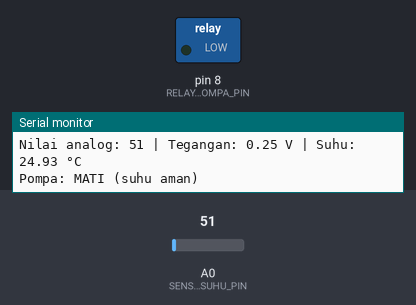
Bench run of a sketch on a simulated Arduino Uno, built with avr-gcc and run on an emulated ATmega328P. Parts: switched loads named in the sketch (green lamp = pin HIGH), the last lines printed to the serial monitor. The inputs (shaded band) are chosen by the test bench; at power-on: A0 (SENSOR_SUHU_PIN) = 51.

Above: at 1.8 s.
1.9 s: A0 (SENSOR_SUHU_PIN) set to 69
At 2.3 s:
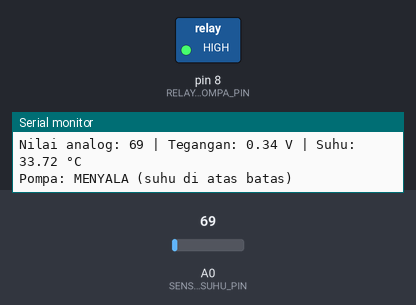
3.5 s: A0 (SENSOR_SUHU_PIN) set to 61
At 5.3 s:
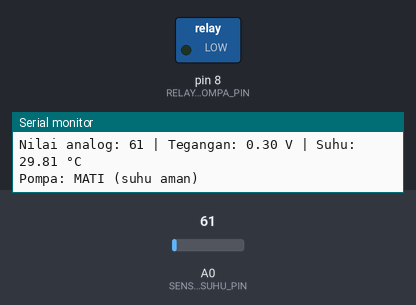
5.6 s: A0 (SENSOR_SUHU_PIN) set to 71
At 7.4 s:
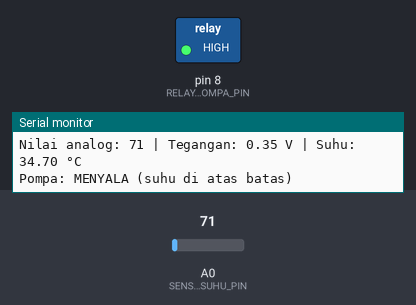
Timing chart, 0 to 8.9 s (numbered marks = the images above; inputs shaded):
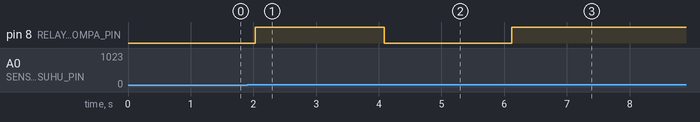

Measured:
- the behaviour switches between 61 and 62 on A0 (SENSOR_SUHU_PIN) (found by bisection; images 0 and 1)
- after the input at 1.9 s, pin 8 (RELAY_POMPA_PIN): LOW → HIGH after 0.13 s
- after the input at 3.5 s, pin 8 (RELAY_POMPA_PIN): HIGH → LOW after 0.59 s
- after the input at 5.6 s, pin 8 (RELAY_POMPA_PIN): LOW → HIGH after 0.52 s

The sketch:

penyiraman_otomatis_suhu.ino
```cpp
// Program Arduino: Penyiraman Otomatis berdasarkan Suhu
// Sensor suhu (misalnya LM35) pada pin A0
// Relay/pompa air pada pin D8

const int SENSOR_SUHU_PIN = A0;    // Pin analog untuk sensor suhu
const int RELAY_POMPA_PIN = 8;     // Pin digital untuk mengontrol relay/pompa

// Atur batas suhu dalam derajat Celcius
const float BATAS_SUHU = 30.0;     // Jika suhu di atas 30°C, pompa menyala

void setup() {
  Serial.begin(9600);

  pinMode(SENSOR_SUHU_PIN, INPUT);
  pinMode(RELAY_POMPA_PIN, OUTPUT);

  // Pastikan pompa mati di awal
  digitalWrite(RELAY_POMPA_PIN, LOW);
}

void loop() {
  // Membaca nilai analog dari sensor
  int nilaiAnalog = analogRead(SENSOR_SUHU_PIN);

  // Konversi ke tegangan (asumsi referensi 5V dan 10-bit ADC)
  float tegangan = nilaiAnalog * (5.0 / 1023.0);

  // Konversi tegangan ke suhu (untuk LM35: 10 mV per °C, atau 0.01 V per °C)
  float suhu = tegangan / 0.01;   // Contoh: 0.30 V ≈ 30°C

  Serial.print("Nilai analog: ");
  Serial.print(nilaiAnalog);
  Serial.print(" | Tegangan: ");
  Serial.print(tegangan);
  Serial.print(" V | Suhu: ");
  Serial.print(suhu);
  Serial.println(" °C");

  // Logika penyiraman otomatis
  if (suhu > BATAS_SUHU) {
    // Suhu di atas batas -> nyalakan pompa
    digitalWrite(RELAY_POMPA_PIN, HIGH);
    Serial.println("Pompa: MENYALA (suhu di atas batas)");
  } else {
    // Suhu di bawah/di sama dengan batas -> matikan pompa
    digitalWrite(RELAY_POMPA_PIN, LOW);
    Serial.println("Pompa: MATI (suhu aman)");
  }

  // Tunggu sebentar sebelum pembacaan berikutnya
  delay(1000); // 1 detik
}
```
